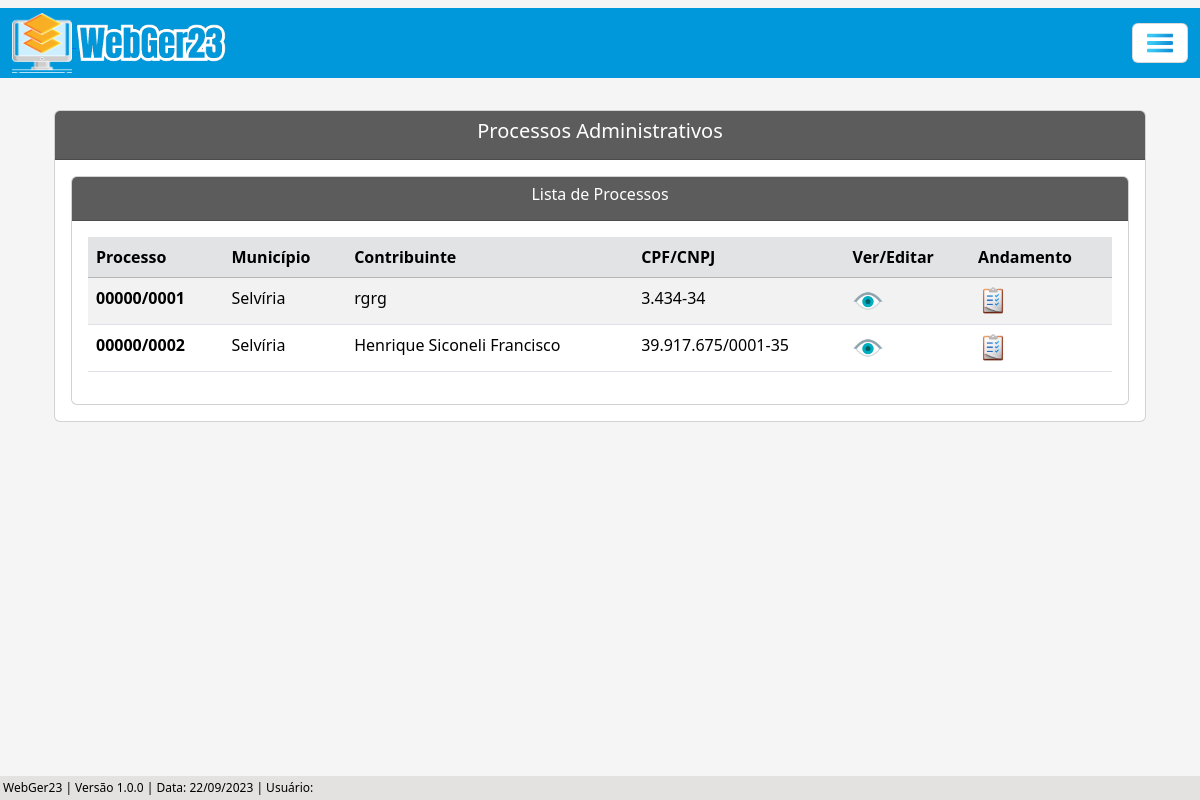
Before: /listar/processo-adm/ with the older database file.
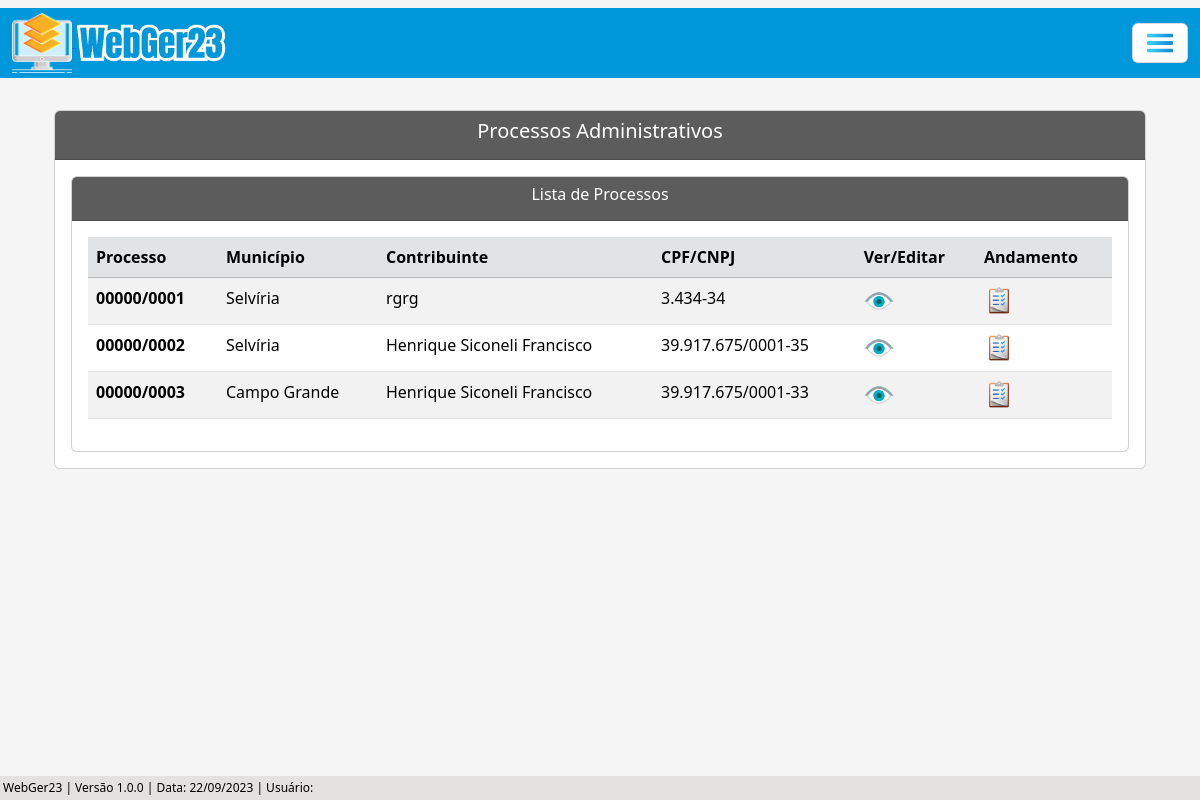
After: the same page with the newer database file.
### processo/models.py (models this page shows, shortened)
class Base(models.Model): # Classe base, será herdada pelas outras classes
    data_criacao = models.DateField('data_criação', auto_now_add=True)
    data_alteracao = models.DateField('Alterado', auto_now=True)
    ativo = models.BooleanField('Ativo?', default=True)
    class Meta:
        abstract = True

class ProcessoAdm(Base):
    tipo_pessoas = (
        ('Física', 'Física'), ('Jurídica', 'Jurídica'),
    )
    criador_processo_adm = models.ForeignKey(get_user_model(), verbose_name='Usuário Criador', on_delete=models.CASCADE) # Usuário que criou o processo, utilizando chave primária com o get_user_model do django, para utilizar o usuário logado automaticamente
    numero = models.CharField(unique=True, verbose_name='N°', max_length=10) # Número do processo
    municipio = models.CharField(max_length=50, verbose_name='Município') # Município
    uf = models.CharField(max_length=2) # UF
    data_inicial = models.DateField(blank=True, null=True) # Data Inicial do Período do processo
    data_final = models.DateField(blank=True, null=True) # Data final do Período do processo
    data_div_ativa = models.DateField(blank=True, null=True) # Data dívida ativa
    valor_atributo = models.CharField(max_length=14, blank=True, null=True)  # Valor do atributo
    valor_multa = models.CharField(max_length=14, blank=True, null=True) # Valor da multa
    valor_credito = models.CharField(max_length=14, blank=True, null=True) # Valor do crédito
    valor_atualizado = models.CharField(max_length=14, blank=True, null=True) # Valor do atualizado
    data_valor_atualizado = models.DateField(blank=True, null=True) # Data valor atualizado
    nome_contribuinte = models.CharField(max_length=50)  # Nome / Razão Social
    tipo_pessoa = models.CharField(max_length=50, choices=tipo_pessoas) # Física / Jurídica
    documento = models.CharField(max_length=20, verbose_name='CPF/CNPJ', unique=True) # CPF / CNPJ
    nome_fantasia = models.CharField(max_length=50, blank=True, null=True) # Nome Fantasia
    email = models.EmailField(max_length=50, blank=True, null=True) # E-mail
    endereco = models.CharField(max_length=150) # Rua
    complemento = models.CharField(max_length=50, blank=True, null=True) # Complemento
    municipio_contribuinte = models.CharField(max_length=50, blank=True, null=True) # Município Contribuinte
    uf_contribuinte = models.CharField(max_length=2, verbose_name='UF', blank=True, null=True) # UF Contribuinte
    cep = models.CharField(max_length=10, blank=True, null=True) # CEP
    telefone = models.CharField(max_length=20, blank=True, null=True) # Telefone
    celular = models.CharField(max_length=20, blank=True, null=True) # Celular

### processo/views.py (the view)
# urls.py: path('listar/processo-adm/', ProcessoAdmList.as_view(), name='proc-adm-list'),
class ProcessoAdmList(ListView):
    model = ProcessoAdm
    template_name = 'processos/lists/processo_adm_list.html'

### processo/templates/processos/lists/processo_adm_list.html (shortened to what this page needs)
{% extends 'index.html' %}
{% load static %}
{% block conteudo %}
    <div class="container p-4">
        <div class="card">
            <div class="card-header text-white" style="background-color: #5c5c5c;">
                <h5 style="text-align: center;">Processos Administrativos</h5>
            </div>
            <div class="card-body">
                <div class="card">
                    <div class="card-header text-white" style="background-color: #5c5c5c;; text-align: center;">
                    <h6>Lista de Processos</h6>
                    </div>
                    <div class="card-body">
                        <div class="table-responsive">
                            <table class="table table-striped" id="tabela-listar">
                                <thead>
                                    <tr class="table-secondary">
                                        <th>Processo</th>
                                        <th>Município</th>
                                        <th>Contribuinte</th>
                                        <th>CPF/CNPJ</th>
                                            <th>Ver/Editar</th>
                                        <th>Andamento</th>
                                    </tr>
                                </thead>
                                <tbody>
                                    {% for processo in object_list %}
                                    <tr>
                                        <td><b>{{ processo.numero }}</b></td>
                                        <td>{{ processo.municipio }}</td>
                                        <td>{{ processo.nome_contribuinte }}</td>
                                        <td>{{ processo.documento }}</td>
                                            <td>
                                                <a href="{% url 'proc-adm-view' processo.pk %}"><img src="{% static 'img/olho3.png' %}" width="30"></i></a>
                                            </td>
                                        <td>
                                            <a href="{% url 'andamento-adm-list' processo.pk %}"><img src="{% static 'img/listar.png' %}" width="30"></a>
                                        </td>
                                    </tr>
                                    {% endfor %}
                                </tbody>
                            </table>
                        </div>
                    </div>
                </div>
            </div>
        </div>
    </div>
    <br>
    {% endblock %}

### core/templates/index.html (shortened to what this page needs)
{% load static %}
<!DOCTYPE html>
<html lang="pt-br">
<head>
    <link href="https://cdn.jsdelivr.net/npm/bootstrap@5.3.1/dist/css/bootstrap.min.css" rel="stylesheet">
    <link rel="stylesheet" href="https://cdn.jsdelivr.net/npm/bootstrap-icons@1.10.5/font/bootstrap-icons.css">
    <link rel="stylesheet" href="{% static 'css/estilos.css' %}">
    <link href="https://cdn.datatables.net/v/bs5/dt-1.13.6/datatables.min.css" rel="stylesheet">
</head>
<body>
    {% block menu %}
      <nav class="navbar">
        <div class="container-fluid">
             <a href="{% url 'index' %}"><img src="{% static 'img/logo.png' %}" alt="" width="60"> <img src="{% static 'img/webger.png' %}" alt="" width="150"></a>
          <button class="navbar-toggler" type="button" data-bs-toggle="offcanvas" data-bs-target="#offcanvasNavbar" aria-controls="offcanvasNavbar" aria-label="Toggle navigation" style="background-color: white;">
            <span><img src="{% static 'img/menu.png' %}" width="30"></span>
          </button>
        </div>
      </nav>
    {% endblock %}
    {% block conteudo %}{% endblock %}
    {% block rodape %}
      <div class="rodape">
        WebGer23 | Versão 1.0.0 | Data: {% now 'd/m/Y' %} | Usuário: {{ user.get_full_name }}
      </div>
    {% endblock %}
</body>
</html>

### core/static/css/estilos.css (style rules this page uses)
.container-fluid { background-color: #0098DB; height: 70px; }
body { background-color: whitesmoke; margin: 0; padding: 0; display: flex; flex-direction: column; min-height: 100vh; position: relative; }
.rodape { background-color: rgb(228, 225, 225); color: black; padding: 3px; text-align: left; font-size: 12px; position: absolute; bottom: 0; width: 100%; }

Changed rows visible on the page:
added ProcessoAdm: numero "00000/0003", municipio "Campo Grande", nome_contribuinte "Henrique Siconeli Francisco", documento "39.917.675/0001-33"
